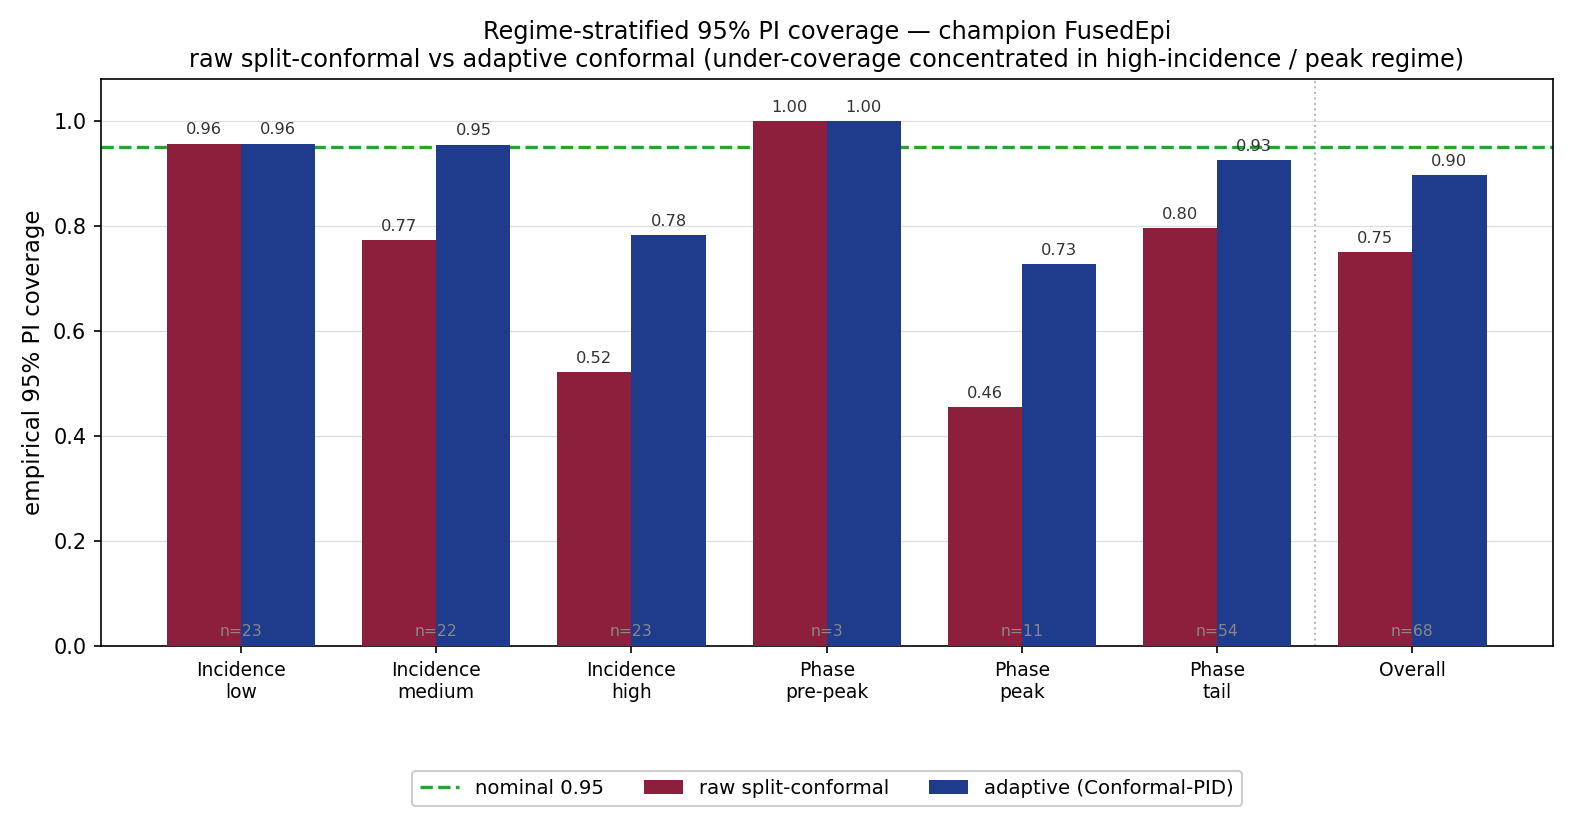

Source code (Python):
"""Figure C (§4.2) — regime-stratified 95% PI coverage: raw vs adaptive.

Grouped bar chart of the champion's empirical 95% prediction-interval coverage,
stratified by regime (incidence tertile: low/medium/high; wave phase:
pre-peak/peak/tail) for raw split-conformal vs adaptive (Conformal-PID) PIs.
A nominal-0.95 reference line marks the calibration target. This is the figure
companion to docx Table 7 and shows that raw under-coverage is concentrated in
the high-incidence / peak regime, where adaptive conformal restores coverage.

REAL DATA ONLY. Source = the persisted regime-calibration table (already
computed leak-free from the DB-backed per-week test predictions by
``simulation.scripts.sci_regime_calibration``):
    simulation/results/csv/regime_calibration_FusedEpi.csv
No retraining, no model load, no fabrication.

Style matches thesis fig_*.py: matplotlib Agg, dpi=150, derived-from-source.

Run:
    .venv/bin/python paper/ch4_new_assets/fig_C_regime_coverage.py

Side effects: writes one PNG next to this script.
"""
from __future__ import annotations

import csv
from pathlib import Path

import matplotlib

matplotlib.use("Agg")  # non-interactive, deterministic
import matplotlib.pyplot as plt
import numpy as np

np.random.seed(42)  # determinism per project policy (no stochastic ops here)

_ROOT = Path(__file__).resolve().parents[2]
_CHAMPION = "FusedEpi"
_SRC = _ROOT / "simulation" / "results" / "csv" / f"regime_calibration_{_CHAMPION}.csv"
_OUT = Path(__file__).resolve().parent / "fig_C_regime_coverage.png"

# Display order + human labels for the plotted regimes (skip 'overall' summary row,
# drawn separately as a final reference group).
_ORDER = [
    ("incidence", "low", "Incidence\nlow"),
    ("incidence", "medium", "Incidence\nmedium"),
    ("incidence", "high", "Incidence\nhigh"),
    ("phase", "pre-peak", "Phase\npre-peak"),
    ("phase", "peak", "Phase\npeak"),
    ("phase", "tail", "Phase\ntail"),
    ("overall", "all", "Overall"),
]

_C_RAW = "#8c1f3b"       # raw split-conformal — maroon
_C_ADAPT = "#1f3b8c"     # adaptive conformal — navy
_C_NOMINAL = "#2ca02c"


def _load(src: Path) -> dict[tuple[str, str], dict]:
    """Load the regime-calibration table keyed by (regime_type, regime).

    Args:
        src: path to regime_calibration_<champion>.csv.

    Returns:
        Map (regime_type, regime) -> {n, cov95_static, cov95_adaptive}.

    Raises:
        SystemExit: if the source file is missing (do NOT invent values).
    """
    if not src.exists():
        raise SystemExit(
            f"MISSING DATA FILE: {src}\n"
            "Run `.venv/bin/python -m simulation.scripts.sci_regime_calibration` first."
        )
    out: dict[tuple[str, str], dict] = {}
    with src.open(encoding="utf-8") as fh:
        for row in csv.DictReader(fh):
            out[(row["regime_type"], row["regime"])] = {
                "n": int(row["n"]),
                "static": float(row["cov95_static"]),
                "adaptive": float(row["cov95_adaptive"]),
            }
    return out


def render(table: dict[tuple[str, str], dict], out_path: Path) -> list[dict]:
    """Draw the grouped raw-vs-adaptive coverage bars and save.

    Args:
        table: output of _load.
        out_path: PNG destination.

    Returns:
        Plotted rows (for SSOT cross-check).

    Side effects: writes out_path.
    """
    rows = []
    for rtype, rkey, label in _ORDER:
        rec = table.get((rtype, rkey))
        if rec is None:
            continue
        rows.append({"label": label, "key": f"{rtype}:{rkey}", **rec})

    labels = [r["label"] for r in rows]
    raw = np.array([r["static"] for r in rows])
    adapt = np.array([r["adaptive"] for r in rows])
    ns = [r["n"] for r in rows]

    x = np.arange(len(rows))
    w = 0.38

    fig, ax = plt.subplots(figsize=(10.5, 5.6))

    b1 = ax.bar(x - w / 2, raw, w, color=_C_RAW, label="raw split-conformal", zorder=3)
    b2 = ax.bar(x + w / 2, adapt, w, color=_C_ADAPT, label="adaptive (Conformal-PID)", zorder=3)

    ax.axhline(0.95, color=_C_NOMINAL, lw=1.6, ls="--", zorder=2,
               label="nominal 0.95")

    # Value labels.
    for rect, v in list(zip(b1, raw)) + list(zip(b2, adapt)):
        ax.annotate(f"{v:.2f}", (rect.get_x() + rect.get_width() / 2, v),
                    textcoords="offset points", xytext=(0, 3),
                    ha="center", va="bottom", fontsize=7.8,
                    color="#333333")

    # n per regime, inside the plot just above the axis (avoids colliding with
    # the two-line x-tick labels below the axis).
    for xi, n in zip(x, ns):
        ax.annotate(f"n={n}", (xi, 0.012), xycoords=("data", "axes fraction"),
                    ha="center", va="bottom", fontsize=7.5, color="#888888")

    # Separator before the 'Overall' reference group.
    if any(r["key"] == "overall:all" for r in rows):
        sep = next(i for i, r in enumerate(rows) if r["key"] == "overall:all")
        ax.axvline(sep - 0.5, color="#bbbbbb", lw=1.0, ls=":", zorder=1)

    ax.set_xticks(x)
    ax.set_xticklabels(labels, fontsize=9)
    ax.set_ylabel("empirical 95% PI coverage", fontsize=11)
    ax.set_ylim(0.0, 1.08)
    ax.set_title(
        f"Regime-stratified 95% PI coverage — champion {_CHAMPION}\n"
        "raw split-conformal vs adaptive conformal "
        "(under-coverage concentrated in high-incidence / peak regime)",
        fontsize=11.5,
    )
    ax.legend(loc="lower center", bbox_to_anchor=(0.5, -0.30), ncol=3,
              fontsize=9.5, framealpha=0.95, frameon=True)
    ax.grid(axis="y", color="#dddddd", lw=0.6, zorder=0)

    fig.subplots_adjust(bottom=0.16)
    fig.tight_layout()
    out_path.parent.mkdir(parents=True, exist_ok=True)
    fig.savefig(out_path, dpi=150)
    plt.close(fig)
    return rows


def main() -> None:
    table = _load(_SRC)
    rows = render(table, _OUT)
    print(f"[fig_C] champion={_CHAMPION}")
    for r in rows:
        print(f"  {r['key']:<18} n={r['n']:>3}  "
              f"raw={r['static']:.3f}  adaptive={r['adaptive']:.3f}")
    print(f"  -> {_OUT}")


if __name__ == "__main__":
    main()
